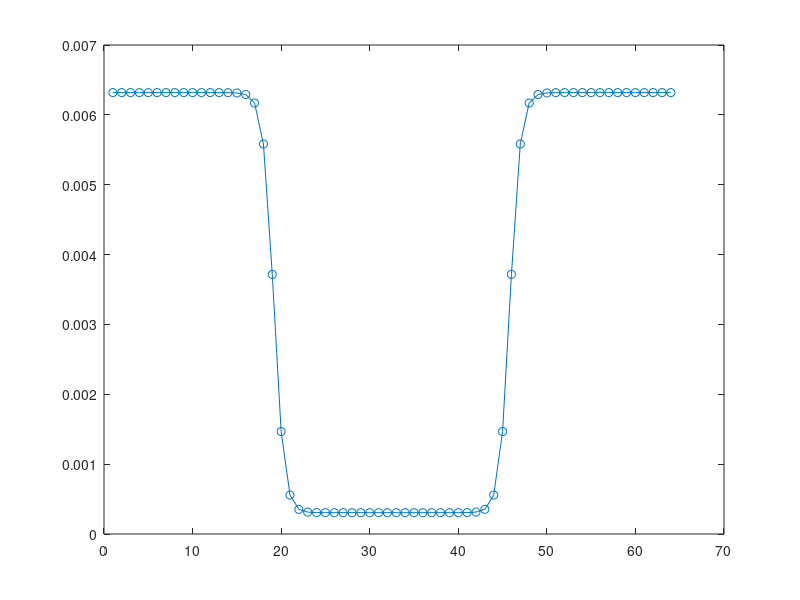

MATLAB code to generate this figure:
% To test method for creating locally refined mesh before implementation in FORTRAN

clear all
clc

% Problem Specifications
Ly = 0.0610*4;
ny = 64;
djet = 0.0061;
njet = 20;
dy_min = djet/njet;


% Function b*tanh(a*x-njet/(2d)) + c varies -1 to 1 on x in [0, ~ a/d + b]

% Function Parameters
b = 1;              % Determines max value of dy -> altered later by scale_factor
c = dy_min + b;     % Determines min value of dy
d = 0.85;           % Determined through preliminary sensitivity analysis for Ly ~ 10D

% Loop over upper domain 
for j = ny/2 + 2: ny +1
    jmask = (j - 0.5*ny - 1);
    dy(j-1) = b*tanh(d*jmask - (njet/2)/d) + c;        
end
    
% Mirror domain
for j = 1:ny/2
    dy(j) = dy(ny - j +1);
end

% Scale b so that the sum of dy = Ly
scale_factor = (Ly -  ny*dy_min)/sum(dy);
dy = (dy-dy_min)*scale_factor + dy_min;

% Plot upper domain - debugging
% plot(dy(ny/2 + 1: ny)*10^4, "-o")

% Build y grid
y(1) = -0.5*Ly;
for j = 2:ny+1
    y(j) = y(j-1) + dy(j-1);
end


% For debugging: 
% - check max change in dy 
% - number of elements in jet domain
% - sum(dy) = Ly

change_dy = dy(2:end) - dy(1:end-1);
maxchange_dy = max(change_dy);
num_el = 0;

for j = 2:ny+1
    if (y(j) >= -0.5*djet & y(j) <= 0.5*djet)
        num_el = num_el +1;
    end
end


figure
plot(dy, "-o")
fprintf("Maximum change in dy: %0.5f \n", maxchange_dy)
fprintf("Number of elements : %0.0f \n", num_el)

fprintf("Max y : %0.4f \n", max(y))
fprintf("Min y : %0.4f \n", min(y))
fprintf("Sum of dy : %0.4f \n", sum(dy))



